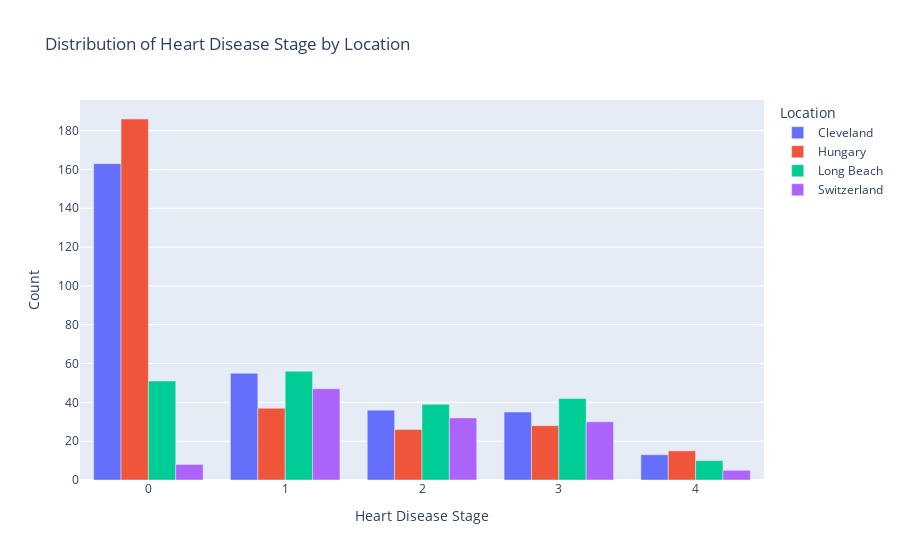

The notebook cell this image was saved under:
### Markdown cell above
## Visualizations

### Code cell
# Unique num values
num_categories = sorted(df_clean["num"].unique())

# Count occurrences of each (num, location) pair
counts = pd.crosstab(df_clean["num"], df_clean["location"]).reindex(index=num_categories)

# Re-assign city names to previously encoded "location" variable in "counts" DataFrame
location_dict = location_encode.to_dict()
counts.rename(columns=dict(zip(location_dict["location_encoded"].values(), location_dict["location_str"].values())), 
              inplace=True)

# Build grouped bar chart: x-axis = stages (num), separate bar trace for each source
fig_bar_chart = go.Figure()
for src_name in counts.columns:
    fig_bar_chart.add_trace(go.Bar(
        x=[str(i) for i in counts.index],
        y=counts[src_name].values,
        name=str(src_name),
        hovertemplate="Stage: %{x}<br>Source: " + str(src_name) + "<br>Count: %{y}<extra></extra>"
    ))

fig_bar_chart.update_layout(
    title="Distribution of Heart Disease Stage by Location",
    xaxis_title="Heart Disease Stage",
    yaxis_title="Count",
    legend_title="Location",
)

fig_bar_chart.show()

### Figure 1 — Plotly figure (JSON) as saved in the notebook; plotly's stock layout.template omitted (floating-point values rounded to 4 significant figures)
{"data": [{"hovertemplate": "Stage: %{x}<br>Source: Cleveland<br>Count: %{y}<extra></extra>", "name": "Cleveland", "type": "bar", "x": ["0", "1", "2", "3", "4"], "y": [163, 55, 36, 35, 13]}, {"hovertemplate": "Stage: %{x}<br>Source: Hungary<br>Count: %{y}<extra></extra>", "name": "Hungary", "type": "bar", "x": ["0", "1", "2", "3", "4"], "y": [186, 37, 26, 28, 15]}, {"hovertemplate": "Stage: %{x}<br>Source: Long Beach<br>Count: %{y}<extra></extra>", "name": "Long Beach", "type": "bar", "x": ["0", "1", "2", "3", "4"], "y": [51, 56, 39, 42, 10]}, {"hovertemplate": "Stage: %{x}<br>Source: Switzerland<br>Count: %{y}<extra></extra>", "name": "Switzerland", "type": "bar", "x": ["0", "1", "2", "3", "4"], "y": [8, 47, 32, 30, 5]}], "layout": {"legend": {"title": {"text": "Location"}}, "title": {"text": "Distribution of Heart Disease Stage by Location"}, "xaxis": {"title": {"text": "Heart Disease Stage"}}, "yaxis": {"title": {"text": "Count"}}}}
